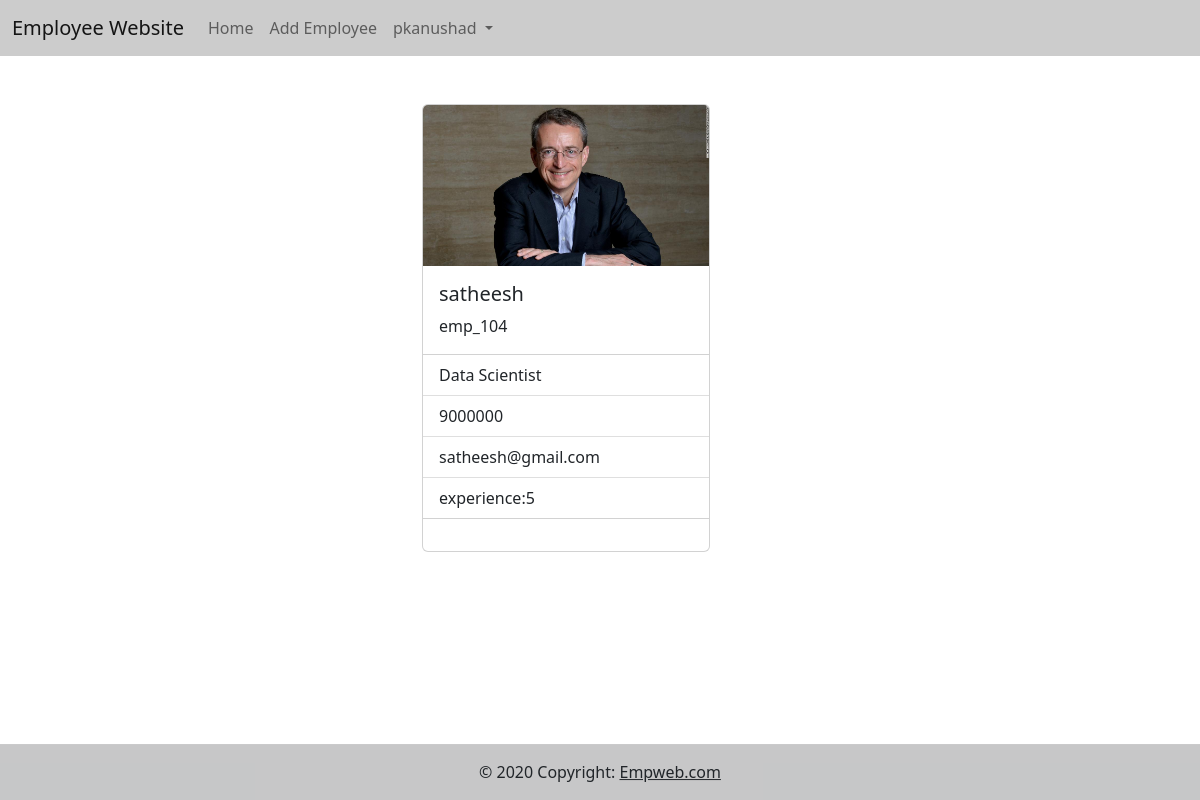
The page /details/emp_104 (signed in) on the database its author committed.
### emp_app/models.py (models this page shows, shortened)
class Employee(models.Model):
    eid=models.CharField(max_length=120,primary_key=True)
    profile_pic=models.ImageField(upload_to="profilepics",null=True)
    employee_name=models.CharField(max_length=120)
    designation = models.CharField(max_length=120)
    salary = models.IntegerField()
    email=models.EmailField(unique=True)
    experience=models.PositiveIntegerField(null=True)  #null value canbe possible

### emp_app/views.py (the view)
# urls.py: path('details/<str:emp_id>',views.EmployeeDetailsView.as_view(),name="emp-detail"),
@method_decorator(signin_required,name="dispatch")
class EmployeeDetailsView(View):
    def get(self,request,*args,**kwargs):
        print(kwargs)
        qs = Employee.objects.get(eid=kwargs.get("emp_id"))
        return render(request,"emp-details.html",{"employee":qs})

### emp_app/views.py (called while the page is built)
def signin_required(func):
    def wrapper(request,*args,**kwargs):
        if request.user.is_authenticated:
            return func(request,*args,**kwargs)
        else:
            messages.error(request,"you must login")
            return redirect("sign-in")
    return wrapper

### emp_app/templates/emp-details.html
{%extends 'base.html'%}
{%block body_block%}
<div class="container">
    <div class="row">
        <div class="col-4"></div>
        <div class="col-4">
            <div class="card" style="width: 18rem;">
               <img src="{{employee.profile_pic.url}}" class="card-img-top" alt="...">
                   <div class="card-body">
                      <h5 class="card-title">{{employee.employee_name}}</h5>
                      <p class="card-text">{{employee.eid}}</p>
  </div>
  <ul class="list-group list-group-flush">
    <li class="list-group-item">{{employee.designation}}</li>
    <li class="list-group-item">{{employee.salary}}</li>
    <li class="list-group-item">{{employee.email}}</li>
      <li class="list-group-item">experience:{{employee.experience}}</li>
  </ul>
  <div class="card-body">
  </div>
</div>
        </div>
        <div class="col-4"></div>
    </div>
</div>
{%endblock%}

### emp_app/templates/base.html (shortened to what this page needs)
<!DOCTYPE html>
{% load static %}
<html lang="en">
<head>
    <link href="{%static 'css/styles.css'%}" rel="stylesheet"/>
<link href="https://cdn.jsdelivr.net/npm/bootstrap@5.2.0/dist/css/bootstrap.min.css" rel="stylesheet">
</head>
<body>
<div class="container-fluid">
    <div class="row">
<nav class="navbar navbar-expand-lg navbar-light " style="background-color: rgba(0, 0, 0, 0.2);">
  <div class="container-fluid">
    <a class="navbar-brand" href="{%url 'emp-list'%}">Employee Website</a>
    <div class="collapse navbar-collapse" id="navbarNavDropdown">
      <ul class="navbar-nav">
        <li class="nav-item">
          <a class="nav-link" href="{%url 'emp-list'%}">Home</a>
        </li>
        <li class="nav-item">
          <a class="nav-link" href="{%url 'emp-add'%}">Add Employee</a>
        </li>
        <li class="nav-item dropdown">
          <a class="nav-link dropdown-toggle" href="#" id="navbarDropdownMenuLink" role="button" data-bs-toggle="dropdown" aria-expanded="false">
            {{request.user}}
          </a>
        </li>
      </ul>
    </div>
  </div>
</nav>
        <div class="container-fluid mt-5">
            {%block body_block%}
            {%endblock%}
        </div>
    </div>
</div>
<footer class=" sticky-footer bg-light text-center text-lg-start">
  <div class="text-center p-3" style="background-color: rgba(0, 0, 0, 0.2);">
    © 2020 Copyright:
    <a class="text-dark" href="">Empweb.com</a>
  </div>
</footer>
</body>
</html>

### emp_app/static/css/styles.css (style rules this page uses)
body { min-height:100vh; }
.sticky-footer { position:sticky; top:100%; }

### rows shown on the page
Employee: profile_pic (picture), employee_name "satheesh", eid "emp_104", designation "Data Scientist", salary "9000000", email "satheesh@gmail.com", experience "5"

### other values the page prints
{{ request.user }} "pkanushad"
